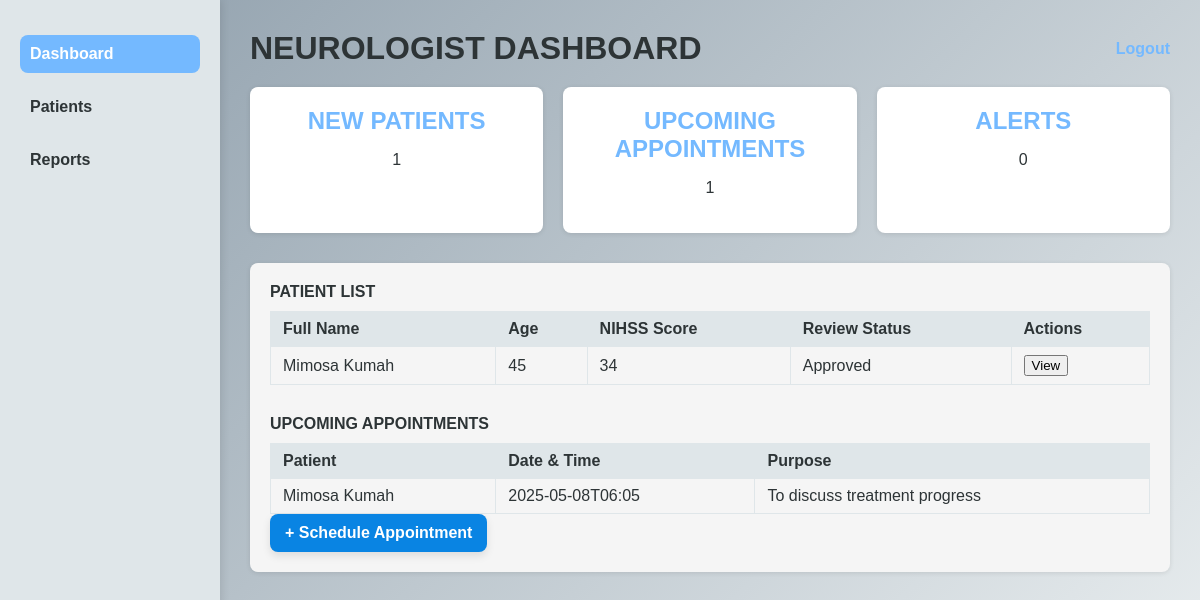
/neurologist_dashboard, run on the app's committed database.
### app.py (models this page shows)
class Patient(db.Model):
    id = db.Column(db.Integer, primary_key=True)
    fullname = db.Column(db.String(300))
    age = db.Column(db.Integer)
    sex = db.Column(db.String(300))
    arrival = db.Column(db.Integer)
    systolic = db.Column(db.Integer)
    diastolic = db.Column(db.Integer)
    heart_rate = db.Column(db.Integer)
    temperature = db.Column(db.Integer)
    oxygen_saturation = db.Column(db.Integer)
    glucose = db.Column(db.Integer)
    current_medications = db.Column(db.String(300))
    allergies = db.Column(db.String(300))
    stroke_history = db.Column(db.String(500))
    medical_history = db.Column(db.String(500))
    radiologist_notes =db.Column(db.String(500))
    nhiss_score = db.Column(db.Integer)
    radiologist_notes = db.Column(db.String(500))
    diagnosis = db.Column(db.String(500))
    treatment = db.Column(db.String(500))
    neuro_approved = db.Column(db.Boolean, default=False)

class Appointment(db.Model):
    id = db.Column(db.Integer, primary_key=True)
    patient_id = db.Column(db.Integer, db.ForeignKey('patient.id'), nullable=False)
    datetime = db.Column(db.String(100), nullable=False)
    purpose = db.Column(db.String(300), nullable=False)
    notes = db.Column(db.String(500))
    status = db.Column(db.String(50), default='Scheduled')
    patient = db.relationship('Patient', backref='appointments')

### app.py (the view)
@app.route('/neurologist_dashboard')
def neurologist_dashboard():
    new_patients = Patient.query.count()
    patients = Patient.query.order_by(Patient.id.desc()).limit(10).all()
    appointments = Appointment.query.filter_by(status='Scheduled').order_by(Appointment.datetime.asc()).limit(10).all()
    upcoming_appointments_count = Appointment.query.filter_by(status='Scheduled').count()
    alerts=0
    return render_template(
        'neurologist_dashboard.html',
        new_patients=new_patients,
        alerts=alerts,
        patients=patients,
        appointments = appointments,
        upcoming_appointments=upcoming_appointments_count,
    )

### templates/neurologist_dashboard.html (shortened to what this page needs)
<!DOCTYPE html>
<html lang="en">
<head>
</head>
<body>
  <div class="container">
    <div class="sidebar">
      <a href="#" class="active">Dashboard</a>
      <a href="/patient_list">Patients</a>
      <a href="/patients_report">Reports</a>
    </div>
    <div class="main-content">
      <div class="header">
        <h1>NEUROLOGIST DASHBOARD</h1>
        <a href="/login" class="logout">Logout</a>
      </div>
      <div class="card-group">
        <div class="card">
          <h2>NEW PATIENTS</h2>
          <p>{{ new_patients }}</p>
        </div>
        <div class="card">
          <h2>UPCOMING APPOINTMENTS</h2>
          <p>{{ upcoming_appointments }}</p>
        </div>
        <div class="card">
          <h2>ALERTS</h2>
          <p>0</p>
        </div>
      </div>
      <div class="section flex-grid">
  <div class="table-container">
    <div class="section-title">PATIENT LIST</div>
    <table>
      <thead>
        <tr>
          <th>Full Name</th>
          <th>Age</th>
          <th>NIHSS Score</th>
          <th>Review Status</th>
          <th>Actions</th>
        </tr>
      </thead>
      <tbody>
        {% for patient in patients %}
        <tr>
          <td>{{ patient.fullname }}</td>
          <td>{{ patient.age }}</td>
          <td>{{ patient.nhiss_score }}</td>
          <td>
            {% if patient.neuro_approved %}
              <span class="badge stable">Approved</span>
            {% else %}
              <span class="badge critical">Pending Review</span>
            {% endif %}
          </td>
          <td>
            <a href="{{ url_for('view_patient', patient_id=patient.id) }}">
              <button class="btn-view">View</button>
            </a>
          </td>
        </tr>
        {% endfor %}
      </tbody>
    </table>
    <div class="section-title" style="margin-top: 30px;">UPCOMING APPOINTMENTS</div>
    <table>
      <thead>
        <tr>
          <th>Patient</th>
          <th>Date & Time</th>
          <th>Purpose</th>
        </tr>
      </thead>
      <tbody>
        {% for app in appointments %}
        <tr>
          <td>{{ app.patient.fullname }}</td>
          <td>{{ app.datetime }}</td>
          <td>{{ app.purpose }}</td>
        </tr>
        {% else %}
        <tr>
          <td colspan="3">No upcoming appointments scheduled.</td>
        </tr>
        {% endfor %}
      </tbody>
    </table>
    <a href="{{ url_for('schedule_appointment') }}" class="schedule-btn">+ Schedule Appointment</a>
  </div>

### templates/neurologist_dashboard.html (style rules this page uses)
* { box-sizing: border-box; }
body { font-family: 'Poppins', Arial, sans-serif; margin: 0; background: linear-gradient(135deg, #8e9eab, #eef2f3); color: #333; }
.container { display: flex; }
.sidebar { width: 220px; background-color: #dfe6e9; min-height: 100vh; padding: 20px; box-shadow: 2px 0 8px rgba(0, 0, 0, 0.1); }
.sidebar a { display: block; margin: 15px 0; text-decoration: none; color: #2d3436; font-weight: bold; padding: 10px; border-radius: 8px; transition: background-color 0.3s ease; }
.sidebar a:hover, .sidebar a.active { background-color: #74b9ff; color: #fff; }
.main-content { flex: 1; padding: 30px; }
.header { display: flex; justify-content: space-between; align-items: center; margin-bottom: 20px; }
.header h1 { margin: 0; color: #2d3436; }
.logout { text-decoration: none; color: #74b9ff; font-weight: bold; transition: color 0.3s ease; }
.card-group { display: flex; gap: 20px; margin: 20px 0; }
.card { background-color: #ffffff; padding: 20px; border-radius: 8px; box-shadow: 0 1px 5px rgba(0, 0, 0, 0.1); flex: 1; text-align: center; color: #2d3436; }
.card h2 { margin: 0 0 10px; color: #74b9ff; }
.section { margin-top: 30px; }
.section-title { margin-bottom: 10px; font-weight: bold; color: #2d3436; }
.flex-grid { display: flex; gap: 20px; }
.table-container, .chart-container, .message-box { flex: 1; background-color: #f5f5f5; padding: 20px; border-radius: 8px; box-shadow: 0 1px 5px rgba(0, 0, 0, 0.1); color: #2d3436; }
table { width: 100%; border-collapse: collapse; color: #2d3436; }
th, td { border: 1px solid #dfe6e9; padding: 8px 12px; text-align: left; }
th { background-color: #dfe6e9; }
.schedule-btn { display: inline-block; background-color: #0984e3; color: white; padding: 10px 15px; font-size: 16px; font-weight: bold; border: none; border-radius: 8px; box-shadow: 0 4px 8px rgba(0, 0, 0, 0.1); text-decoration: none; transition: background-color 0.3s ease; }

### data on the page
Patient: fullname "Mimosa Kumah", age "45", nhiss_score "34", neuro_approved "Approved"
Appointment: patient.fullname "Mimosa Kumah", datetime "2025-05-08T06:05", purpose "To discuss treatment progress"

### other printed values
{{ new_patients }} "1"
{{ upcoming_appointments }} "1"
